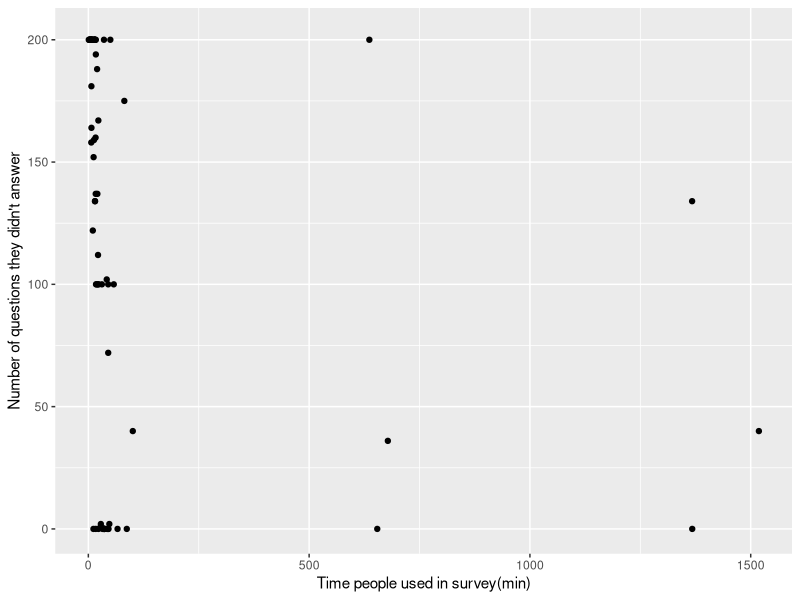
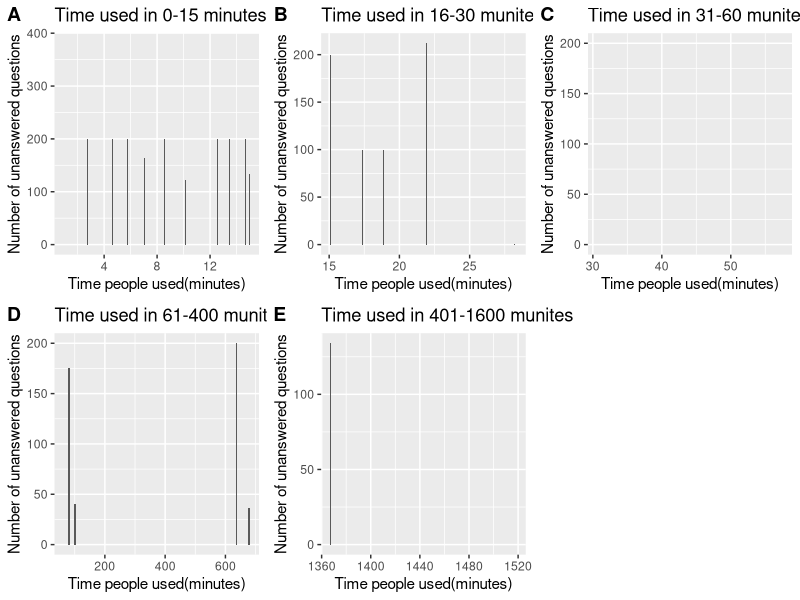

Generate these figures, in order, with R:
## ---- chunk 1
knitr::opts_chunk$set(echo = TRUE)
library(tidyverse)
library(lubridate)
library(hms)
library(ggplot2)
library(dplyr)
library(cowplot)
survey <- read.csv("survey.csv")
## ---- chunk 2
library(lubridate)
library(hms)
library(ggplot2)
library(dplyr)
library(cowplot)
survey <- read.csv("survey.csv")

#Uniform newest part time into POSIX objects:
survey$Start.Date <- strptime(survey$Start.Date, format = "%m/%d/%Y %H:%M:%S")
survey$End.Date <- strptime(survey$End.Date, format = "%m/%d/%Y %H:%M:%S")
#Time people used to finish the survey:
survey$time <- as.numeric(round(abs(difftime(survey$End.Date, survey$Start.Date, units = "mins")),2))

#Count number of NA values in rows:
survey$num <- apply(survey, MARGIN = 1, FUN=function(x) length(x[is.na(x)]))

#graph the plot:
graph <- ggplot(survey, aes(x=time, y=num)) +
  geom_point(na.rm = TRUE)
graph <- graph + labs(x = "Time people used in survey(min)", y = "Number of questions they didn't answer") 
graph

time <- as.data.frame(na.omit(survey$time))
time$num <- survey$num[1:74]
colnames(time)[1] <- "Time people used(minutes)"
colnames(time)[2] <- "Number of unanswered questions"

par(mfrow=c(2,3))
session1 <- filter(time,`Time people used(minutes)` <= 15)
session2 <- filter(time, `Time people used(minutes)` > 15 & `Time people used(minutes)` <= 30)
session3 <- filter(time, `Time people used(minutes)` > 30 & `Time people used(minutes)` <= 60)
session4 <- filter(time, `Time people used(minutes)` > 60 & `Time people used(minutes)` <= 1000)
session5 <- filter(time, `Time people used(minutes)` > 1000 & `Time people used(minutes)` <= 1600)
#From 0-15min:
p1 <- ggplot(session1, aes(x=`Time people used(minutes)`, y=`Number of unanswered questions`)) + 
  geom_bar(stat = "identity") + ggtitle("Time used in 0-15 minutes") 
#From 15-30min:
p2 <- ggplot(session2, aes(x=`Time people used(minutes)`, y=`Number of unanswered questions`)) + 
  geom_bar(stat = "identity") + ggtitle("Time used in 16-30 munites")
#From 31-60min:
p3 <- ggplot(session3, aes(x=`Time people used(minutes)`, y=`Number of unanswered questions`)) + 
  geom_bar(stat = "identity") + ggtitle("Time used in 31-60 munites")
#From 61-120min:
p4 <- ggplot(session4, aes(x=`Time people used(minutes)`, y=`Number of unanswered questions`)) + 
  geom_bar(stat = "identity") + ggtitle("Time used in 61-400 munites")
#From 121-300min:
p5 <- ggplot(session5, aes(x=`Time people used(minutes)`, y=`Number of unanswered questions`)) + 
  geom_bar(stat = "identity") + ggtitle("Time used in 401-1600 munites")

plot_grid(p1, p2, p3, p4, p5, labels = "AUTO")
